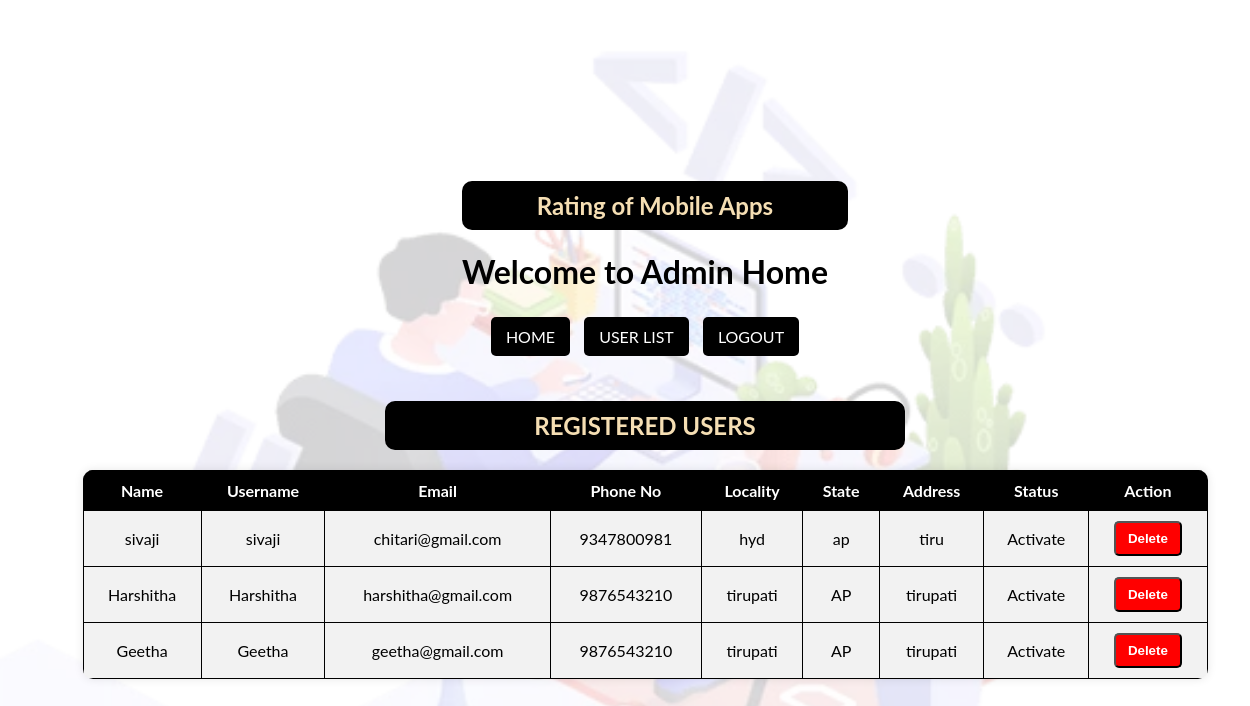
/viewusers/, run on the app's committed database.
### Users/models.py (models this page shows, shortened)
class UserRegisterModel(models.Model):
    Name = models.CharField(max_length=30)
    Username = models.CharField(max_length=30)
    Password= models.CharField(max_length=30)
    Email = models.CharField(max_length=30)
    Phone_No = models.CharField(max_length=10)
    Locality = models.CharField(max_length=30)
    State = models.CharField(max_length=30)
    Address = models.CharField(max_length=30)
    status = models.CharField(max_length=10)

### Admins/views.py (the view)
# urls.py: path('viewusers/', adv.viewusers, name='viewusers'),
def viewusers(request):
    data= UserRegisterModel.objects.all()
    return render(request, 'admins/Viewregisterusers.html', {'data':data})

### assests/Templates/admins/Viewregisterusers.html (shortened to what this page needs)
{% load static %}
<!DOCTYPE html>
<html lang="en">
<head>
</head>
<body>
<div class="container">
    <div class="nav-buttons">
        <h2>Rating of Mobile Apps</h2>
        <h1>Welcome to Admin Home</h1>
        <a href="{% url 'AdminHome' %}">HOME</a>
        <a href="{% url 'viewusers' %}">USER LIST</a>
        <a href="{% url 'base' %}">LOGOUT</a>
    </div>
    <h2>REGISTERED USERS</h2>
    <table>
        <tr>
            <th>Name</th>
            <th>Username</th>
            <th>Email</th>
            <th>Phone No</th>
            <th>Locality</th>
            <th>State</th>
            <th>Address</th>
            <th>Status</th>
            <th>Action</th>
        </tr>
        {% for i in data %}
        <tr>
            <td>{{ i.Name }}</td>
            <td>{{ i.Username }}</td>
            <td>{{ i.Email }}</td>
            <td>{{ i.Phone_No }}</td>
            <td>{{ i.Locality }}</td>
            <td>{{ i.State }}</td>
            <td>{{ i.Address }}</td>
            <td>{{ i.status }}</td>
            <td>
                {% if i.status == 'waiting' %}
                    <form method="POST" action="{% url 'Activateusers' i.id %}">
                        {% csrf_token %}
                        <button type="submit" class="activate-btn">Activate</button>
                    </form>
                {% else %}
                    <form method="POST" action="{% url 'Deleteusers' %}">
                        <button type="submit" class="delete-btn">Delete</button>
                    </form>
                {% endif %}
            </td>
        </tr>
        {% endfor %}
    </table>
</div>
</body>
</html>

### data on the page
UserRegisterModel: Name "sivaji", Username "sivaji", Email "chitari@gmail.com", Phone_No "9347800981", Locality "hyd", State "ap", Address "tiru", status "Activate"
UserRegisterModel: Name "Harshitha", Username "Harshitha", Email "harshitha@gmail.com", Phone_No "9876543210", Locality "tirupati", State "AP", Address "tirupati", status "Activate"
UserRegisterModel: Name "Geetha", Username "Geetha", Email "geetha@gmail.com", Phone_No "9876543210", Locality "tirupati", State "AP", Address "tirupati", status "Activate"
